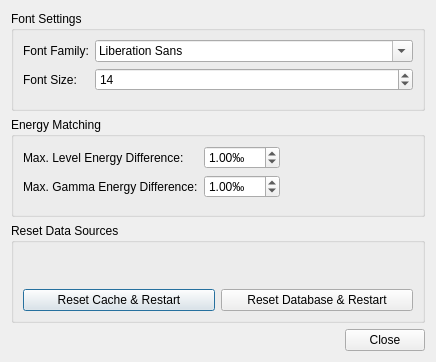
<?xml version="1.0" encoding="UTF-8"?>
<ui version="4.0">
 <class>PreferencesDialog</class>
 <widget class="QDialog" name="PreferencesDialog">
  <property name="geometry">
   <rect>
    <x>0</x>
    <y>0</y>
    <width>436</width>
    <height>362</height>
   </rect>
  </property>
  <property name="windowTitle">
   <string>Preferences</string>
  </property>
  <property name="windowIcon">
   <iconset resource="nuclei.qrc">
    <normaloff>:/configure.png</normaloff>:/configure.png</iconset>
  </property>
  <layout class="QVBoxLayout" name="verticalLayout">
   <item>
    <widget class="QGroupBox" name="fontGroupBox">
     <property name="title">
      <string>Font Settings</string>
     </property>
     <layout class="QFormLayout" name="formLayout">
      <item row="0" column="0">
       <widget class="QLabel" name="fontFamilyLabel">
        <property name="text">
         <string>Font Family:</string>
        </property>
       </widget>
      </item>
      <item row="0" column="1">
       <widget class="QFontComboBox" name="fontFamily"/>
      </item>
      <item row="1" column="0">
       <widget class="QLabel" name="fontSizeLabel">
        <property name="toolTip">
         <string>Primary font size in units of the primary line width</string>
        </property>
        <property name="text">
         <string>Font Size:</string>
        </property>
       </widget>
      </item>
      <item row="1" column="1">
       <widget class="QSpinBox" name="fontSize">
        <property name="toolTip">
         <string>Primary font size in units of the primary line width</string>
        </property>
        <property name="minimum">
         <number>1</number>
        </property>
        <property name="value">
         <number>14</number>
        </property>
       </widget>
      </item>
     </layout>
    </widget>
   </item>
   <item>
    <widget class="QGroupBox" name="matchingGroupBox">
     <property name="title">
      <string>Energy Matching</string>
     </property>
     <layout class="QFormLayout" name="formLayout_2">
      <property name="fieldGrowthPolicy">
       <enum>QFormLayout::ExpandingFieldsGrow</enum>
      </property>
      <item row="0" column="0">
       <widget class="QLabel" name="levelDiffLabel">
        <property name="toolTip">
         <string>Max. difference between level energies in decay records and adopted levels records</string>
        </property>
        <property name="text">
         <string>Max. Level Energy Difference:</string>
        </property>
       </widget>
      </item>
      <item row="0" column="1">
       <widget class="QDoubleSpinBox" name="levelDiff">
        <property name="toolTip">
         <string>Max. difference between level energies in decay records and adopted levels records</string>
        </property>
        <property name="suffix">
         <string>‰</string>
        </property>
        <property name="maximum">
         <double>100.000000000000000</double>
        </property>
        <property name="value">
         <double>1.000000000000000</double>
        </property>
       </widget>
      </item>
      <item row="1" column="0">
       <widget class="QLabel" name="gammaDiffLabel">
        <property name="toolTip">
         <string>Max. difference between gamma energies in decay records and adopted levels records</string>
        </property>
        <property name="text">
         <string>Max. Gamma Energy Difference:</string>
        </property>
       </widget>
      </item>
      <item row="1" column="1">
       <widget class="QDoubleSpinBox" name="gammaDiff">
        <property name="toolTip">
         <string>Max. difference between gamma energies in decay records and adopted levels records</string>
        </property>
        <property name="suffix">
         <string>‰</string>
        </property>
        <property name="maximum">
         <double>100.000000000000000</double>
        </property>
        <property name="value">
         <double>1.000000000000000</double>
        </property>
       </widget>
      </item>
     </layout>
    </widget>
   </item>
   <item>
    <widget class="QGroupBox" name="groupBox">
     <property name="title">
      <string>Reset Data Sources</string>
     </property>
     <layout class="QVBoxLayout" name="verticalLayout_2">
      <item>
       <widget class="QLabel" name="ensdfVersionLabel">
        <property name="text">
         <string/>
        </property>
       </widget>
      </item>
      <item>
       <layout class="QHBoxLayout" name="horizontalLayout">
        <item>
         <widget class="QPushButton" name="resetCacheButton">
          <property name="text">
           <string>Reset Cache &amp;&amp; Restart</string>
          </property>
         </widget>
        </item>
        <item>
         <widget class="QPushButton" name="resetDatabaseButton">
          <property name="text">
           <string>Reset Database &amp;&amp; Restart</string>
          </property>
         </widget>
        </item>
       </layout>
      </item>
     </layout>
    </widget>
   </item>
   <item>
    <widget class="QDialogButtonBox" name="buttonBox">
     <property name="orientation">
      <enum>Qt::Horizontal</enum>
     </property>
     <property name="standardButtons">
      <set>QDialogButtonBox::Close</set>
     </property>
    </widget>
   </item>
  </layout>
 </widget>
 <resources>
  <include location="nuclei.qrc"/>
 </resources>
 <connections>
  <connection>
   <sender>buttonBox</sender>
   <signal>accepted()</signal>
   <receiver>PreferencesDialog</receiver>
   <slot>accept()</slot>
   <hints>
    <hint type="sourcelabel">
     <x>248</x>
     <y>254</y>
    </hint>
    <hint type="destinationlabel">
     <x>157</x>
     <y>274</y>
    </hint>
   </hints>
  </connection>
  <connection>
   <sender>buttonBox</sender>
   <signal>rejected()</signal>
   <receiver>PreferencesDialog</receiver>
   <slot>reject()</slot>
   <hints>
    <hint type="sourcelabel">
     <x>316</x>
     <y>260</y>
    </hint>
    <hint type="destinationlabel">
     <x>286</x>
     <y>274</y>
    </hint>
   </hints>
  </connection>
 </connections>
</ui>
